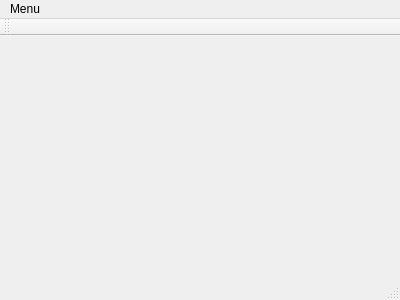
<?xml version="1.0" encoding="UTF-8"?>
<ui version="4.0">
 <class>MainWindow</class>
 <widget class="QMainWindow" name="MainWindow">
  <property name="geometry">
   <rect>
    <x>0</x>
    <y>0</y>
    <width>400</width>
    <height>300</height>
   </rect>
  </property>
  <property name="windowTitle">
   <string>MainWindow</string>
  </property>
  <widget class="QWidget" name="centralWidget"/>
  <widget class="QMenuBar" name="menuBar">
   <property name="geometry">
    <rect>
     <x>0</x>
     <y>0</y>
     <width>400</width>
     <height>21</height>
    </rect>
   </property>
   <widget class="QMenu" name="menuMenu">
    <property name="title">
     <string>Menu</string>
    </property>
    <addaction name="actionIngredientes"/>
    <addaction name="actionReceitas"/>
   </widget>
   <addaction name="menuMenu"/>
  </widget>
  <widget class="QToolBar" name="mainToolBar">
   <attribute name="toolBarArea">
    <enum>TopToolBarArea</enum>
   </attribute>
   <attribute name="toolBarBreak">
    <bool>false</bool>
   </attribute>
  </widget>
  <widget class="QStatusBar" name="statusBar"/>
  <action name="actionIngredientes">
   <property name="text">
    <string>Ingredientes</string>
   </property>
  </action>
  <action name="actionReceitas">
   <property name="text">
    <string>Receitas</string>
   </property>
  </action>
 </widget>
 <layoutdefault spacing="6" margin="11"/>
 <resources/>
 <connections/>
</ui>
